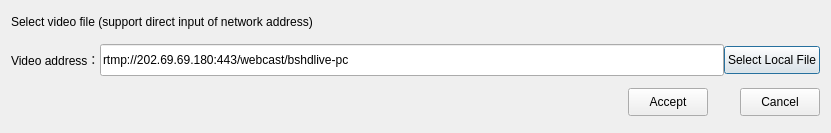
<?xml version="1.0" encoding="UTF-8"?>
<ui version="4.0">
 <class>SetVideoUrlDialog</class>
 <widget class="QDialog" name="SetVideoUrlDialog">
  <property name="geometry">
   <rect>
    <x>0</x>
    <y>0</y>
    <width>831</width>
    <height>133</height>
   </rect>
  </property>
  <property name="windowTitle">
   <string>Set http address</string>
  </property>
  <layout class="QVBoxLayout" name="verticalLayout">
   <property name="spacing">
    <number>0</number>
   </property>
   <item>
    <layout class="QHBoxLayout" name="horizontalLayout_3">
     <property name="bottomMargin">
      <number>0</number>
     </property>
     <item>
      <widget class="QLabel" name="label_2">
       <property name="text">
        <string>Select video file (support direct input of network address)</string>
       </property>
      </widget>
     </item>
    </layout>
   </item>
   <item>
    <spacer name="verticalSpacer_7">
     <property name="orientation">
      <enum>Qt::Vertical</enum>
     </property>
     <property name="sizeType">
      <enum>QSizePolicy::Fixed</enum>
     </property>
     <property name="sizeHint" stdset="0">
      <size>
       <width>20</width>
       <height>12</height>
      </size>
     </property>
    </spacer>
   </item>
   <item>
    <layout class="QHBoxLayout" name="horizontalLayout_9">
     <property name="bottomMargin">
      <number>0</number>
     </property>
     <item>
      <widget class="QLabel" name="label_8">
       <property name="text">
        <string>Video address：</string>
       </property>
      </widget>
     </item>
     <item>
      <widget class="QLineEdit" name="lineEdit_fileUrl">
       <property name="minimumSize">
        <size>
         <width>0</width>
         <height>32</height>
        </size>
       </property>
       <property name="text">
        <string>rtmp://202.69.69.180:443/webcast/bshdlive-pc</string>
       </property>
      </widget>
     </item>
     <item>
      <widget class="QPushButton" name="pushButton_selectFile">
       <property name="minimumSize">
        <size>
         <width>0</width>
         <height>28</height>
        </size>
       </property>
       <property name="cursor">
        <cursorShape>PointingHandCursor</cursorShape>
       </property>
       <property name="text">
        <string>Select Local File</string>
       </property>
      </widget>
     </item>
    </layout>
   </item>
   <item>
    <spacer name="verticalSpacer_4">
     <property name="orientation">
      <enum>Qt::Vertical</enum>
     </property>
     <property name="sizeType">
      <enum>QSizePolicy::Fixed</enum>
     </property>
     <property name="sizeHint" stdset="0">
      <size>
       <width>20</width>
       <height>12</height>
      </size>
     </property>
    </spacer>
   </item>
   <item>
    <layout class="QHBoxLayout" name="horizontalLayout_2">
     <item>
      <spacer name="horizontalSpacer">
       <property name="orientation">
        <enum>Qt::Horizontal</enum>
       </property>
       <property name="sizeHint" stdset="0">
        <size>
         <width>40</width>
         <height>20</height>
        </size>
       </property>
      </spacer>
     </item>
     <item>
      <widget class="QPushButton" name="pushButton">
       <property name="minimumSize">
        <size>
         <width>0</width>
         <height>28</height>
        </size>
       </property>
       <property name="cursor">
        <cursorShape>PointingHandCursor</cursorShape>
       </property>
       <property name="text">
        <string>Accept</string>
       </property>
      </widget>
     </item>
     <item>
      <spacer name="horizontalSpacer_2">
       <property name="orientation">
        <enum>Qt::Horizontal</enum>
       </property>
       <property name="sizeType">
        <enum>QSizePolicy::Fixed</enum>
       </property>
       <property name="sizeHint" stdset="0">
        <size>
         <width>32</width>
         <height>20</height>
        </size>
       </property>
      </spacer>
     </item>
     <item>
      <widget class="QPushButton" name="pushButton_2">
       <property name="minimumSize">
        <size>
         <width>0</width>
         <height>28</height>
        </size>
       </property>
       <property name="cursor">
        <cursorShape>PointingHandCursor</cursorShape>
       </property>
       <property name="text">
        <string>Cancel</string>
       </property>
      </widget>
     </item>
    </layout>
   </item>
   <item>
    <spacer name="verticalSpacer_2">
     <property name="orientation">
      <enum>Qt::Vertical</enum>
     </property>
     <property name="sizeType">
      <enum>QSizePolicy::Fixed</enum>
     </property>
     <property name="sizeHint" stdset="0">
      <size>
       <width>20</width>
       <height>6</height>
      </size>
     </property>
    </spacer>
   </item>
  </layout>
 </widget>
 <resources/>
 <connections>
  <connection>
   <sender>pushButton</sender>
   <signal>clicked()</signal>
   <receiver>SetVideoUrlDialog</receiver>
   <slot>accept()</slot>
   <hints>
    <hint type="sourcelabel">
     <x>573</x>
     <y>93</y>
    </hint>
    <hint type="destinationlabel">
     <x>470</x>
     <y>76</y>
    </hint>
   </hints>
  </connection>
  <connection>
   <sender>pushButton_2</sender>
   <signal>clicked()</signal>
   <receiver>SetVideoUrlDialog</receiver>
   <slot>reject()</slot>
   <hints>
    <hint type="sourcelabel">
     <x>706</x>
     <y>92</y>
    </hint>
    <hint type="destinationlabel">
     <x>653</x>
     <y>87</y>
    </hint>
   </hints>
  </connection>
 </connections>
</ui>
